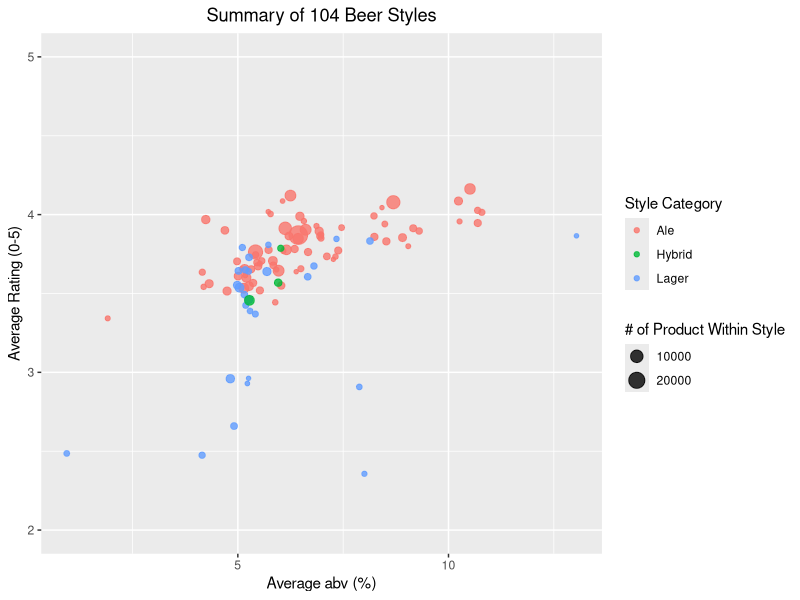

This figure's R source:
## ---- chunk 1
knitr::opts_chunk$set(echo = TRUE,warning=FALSE)
require(ggplot2)
## ---- chunk 2
styles<-read.csv("data_scraping_cleaning/styles_summary.csv")
p1<-ggplot(data=styles,aes(x=avg_abv,y=avg_rating,color=cat,size=num_beer))
p1<-p1+geom_jitter(alpha=0.8)
p1<-p1+xlab("Average abv (%)")+ylab("Average Rating (0-5)")+ylim(2.0,5.0)
p1<-p1+labs(color="Style Category",size="# of Product Within Style")
p1<-p1+ggtitle("Summary of 104 Beer Styles")+theme(plot.title = element_text(hjust = 0.5))
p1
